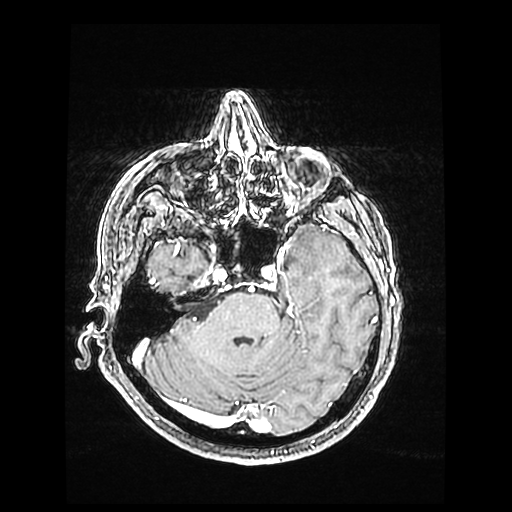
#> input picture Evaluation Scans/Transversal/Scans_0.png, 512 x 512 px; its folder holds 4 pictures in this run
$ python KMeans.py
#> lines starting #> are read from the running program, lines starting #| are printed output that depends on the picture
# Import the required libraries.
import os
import cv2
import warnings
import numpy as np
# import matplotlib.pyplot as plt

from sklearn.cluster import KMeans
from time import time

warnings.filterwarnings("ignore")


# K-Means Image Segmentation.
class KMeansSegment(object):
    # Read in the images.
    def readImage(self):
        folder = '../Evaluation Scans/Transversal/'
        list_images = os.listdir(folder)
        list_img = []
        for i in list_images:
            path = folder+i
            img = cv2.imread(path)
#> img is the input picture: shape (512, 512, 3); min 0, max 255, mean 54
            img = cv2.resize(img, (128, 128))
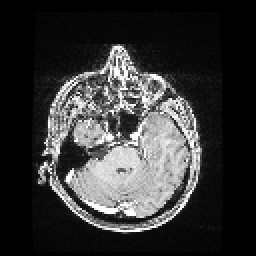
#> img: shape (128, 128, 3) (shown 2 times larger); min 0, max 255, mean 54.1
            rgb_img = img.reshape((img.shape[0] * img.shape[1], 3))
            list_img.append(rgb_img)
#> pass 2 of the loop in readImage, `for i in list_images:`:
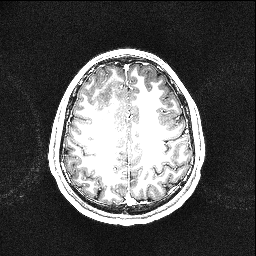
#> input picture Evaluation Scans/Transversal/Scans_15.png, 256 x 256 px
#> in readImage, img is the input picture: shape (256, 256, 3); min 0, max 255, mean 86.4
#> in readImage, `img = cv2.resize(img, (128, 128))`:
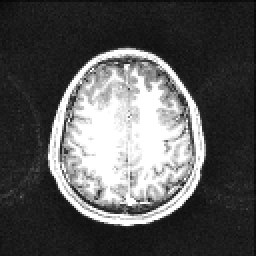
#> img: shape (128, 128, 3) (shown 2 times larger); min 3, max 255, mean 86.5
#> pass 3 of the loop in readImage, `for i in list_images:`:
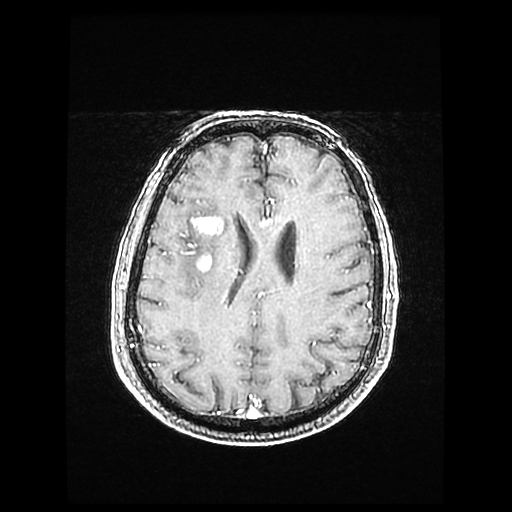
#> input picture Evaluation Scans/Transversal/Scans_18.png, 512 x 512 px
#> in readImage, img is the input picture: shape (512, 512, 3); min 0, max 255, mean 55.6
#> in readImage, `img = cv2.resize(img, (128, 128))`:
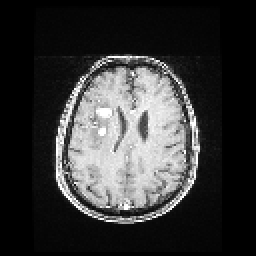
#> img: shape (128, 128, 3) (shown 2 times larger); min 0, max 255, mean 55.5
#> the loop made 4 passes; the first 3 are shown

        return list_img

    # Compute the area of the objects in a binary image.
    def bwarea(self, img):
        row = img.shape[0]
        col = img.shape[1]
        total = 0.0
        for r in range(row-1):
            for c in range(col-1):
                sub_total = img[r:r+2, c:c+2].mean()
                if sub_total == 255:
                    total += 1
                elif sub_total == (255.0/3.0):
                    total += (7.0/8.0)
                elif sub_total == (255.0/4.0):
                    total += 0.25
                elif sub_total == 0:
                    total += 0
                else:
                    r1c1 = img[r, c]
                    r1c2 = img[r, c+1]
                    r2c1 = img[r+1, c]
                    r2c2 = img[r+1, c+1]

                    if (((r1c1 == r2c2) & (r1c2 == r2c1)) & (r1c1 != r2c1)):
                        total += 0.75
                    else:
                        total += 0.5
        return total

    # Change the cluster color.
    def change_color_kmeans(self, predict_img, clusters):
        img = []
        for val in predict_img:
            img.append(clusters[val])
        return img

    # Implementing K-Means algorithm.
    def process(self, list_img, clusters):
#> called with clusters = 4
        self.seg_array = []
        for rgb_img in list_img[:]:
            img = np.reshape(rgb_img, (128, 128, 3)).astype(np.uint8)
            shape = np.shape(img)

            clt = KMeans(n_clusters=clusters, n_jobs=4)
            clt.fit(rgb_img)
            predict_img = clt.predict(rgb_img)
            new_img = self.change_color_kmeans(
                    predict_img,
                    clt.cluster_centers_
                    )
            kmeans_img = np.reshape(new_img, shape).astype(np.uint8)
            new_time = time()

            self.ret, self.seg_img = cv2.threshold(
                    kmeans_img,
                    np.max(kmeans_img) - 1,
                    255,
                    cv2.THRESH_BINARY
            )
            print("Time:", time() - new_time, 'seconds')
            print("BWAREA:", self.bwarea(self.seg_img[:, :, 1]))

            self.seg_array.append(self.seg_img)

            """
            plt.subplot(131)
            plt.gca().set_title("Original"), plt.imshow(img)
            plt.xticks([]), plt.yticks([])

            plt.subplot(132)
            plt.gca().set_title("K-Means"), plt.imshow(kmeans_img)
            plt.xticks([]), plt.yticks([])

            plt.subplot(133)
            plt.gca().set_title("Segmented"), plt.imshow(self.seg_img)
            plt.xticks([]), plt.yticks([])
            plt.show()
            """

    def writeFile(self, OUTDIR):
        for i in range(len(self.seg_array)):
            cv2.imwrite(
                    OUTDIR +
                    "Result_" +
                    str(i) +
                    ".png",
                    self.seg_array[i]
            )


if __name__ == "__main__":
    OUTDIR = './KMeans Results/Transversal/'

    means = KMeansSegment()
    list_img = means.readImage()
#> (the run stopped early here; a loop or call above may not have finished)
